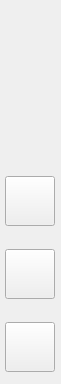
<?xml version="1.0" encoding="UTF-8"?>
<ui version="4.0">
 <class>settingpagebuttons</class>
 <widget class="QWidget" name="settingpagebuttons">
  <property name="geometry">
   <rect>
    <x>0</x>
    <y>0</y>
    <width>61</width>
    <height>384</height>
   </rect>
  </property>
  <property name="windowTitle">
   <string>settingpage</string>
  </property>
  <widget class="QWidget" name="verticalLayoutWidget">
   <property name="geometry">
    <rect>
     <x>0</x>
     <y>0</y>
     <width>61</width>
     <height>381</height>
    </rect>
   </property>
   <layout class="QVBoxLayout" name="verticalLayout" stretch="5,2,2,2">
    <item>
     <spacer name="verticalSpacer">
      <property name="orientation">
       <enum>Qt::Vertical</enum>
      </property>
      <property name="sizeHint" stdset="0">
       <size>
        <width>20</width>
        <height>40</height>
       </size>
      </property>
     </spacer>
    </item>
    <item alignment="Qt::AlignHCenter|Qt::AlignVCenter">
     <widget class="QPushButton" name="setting_save_Button1">
      <property name="sizePolicy">
       <sizepolicy hsizetype="Fixed" vsizetype="Fixed">
        <horstretch>0</horstretch>
        <verstretch>0</verstretch>
       </sizepolicy>
      </property>
      <property name="minimumSize">
       <size>
        <width>50</width>
        <height>50</height>
       </size>
      </property>
      <property name="text">
       <string/>
      </property>
      <property name="icon">
       <iconset>
        <normaloff>../../../RPFASystem/src/viewer/res/images/PNG/资源 26.png</normaloff>../../../RPFASystem/src/viewer/res/images/PNG/资源 26.png</iconset>
      </property>
      <property name="iconSize">
       <size>
        <width>50</width>
        <height>50</height>
       </size>
      </property>
     </widget>
    </item>
    <item alignment="Qt::AlignHCenter|Qt::AlignVCenter">
     <widget class="QPushButton" name="setting_save_Button2">
      <property name="sizePolicy">
       <sizepolicy hsizetype="Fixed" vsizetype="Fixed">
        <horstretch>0</horstretch>
        <verstretch>0</verstretch>
       </sizepolicy>
      </property>
      <property name="minimumSize">
       <size>
        <width>50</width>
        <height>50</height>
       </size>
      </property>
      <property name="text">
       <string/>
      </property>
      <property name="icon">
       <iconset>
        <normaloff>../../../RPFASystem/src/viewer/res/images/PNG/资源 27.png</normaloff>../../../RPFASystem/src/viewer/res/images/PNG/资源 27.png</iconset>
      </property>
      <property name="iconSize">
       <size>
        <width>50</width>
        <height>50</height>
       </size>
      </property>
     </widget>
    </item>
    <item alignment="Qt::AlignHCenter|Qt::AlignVCenter">
     <widget class="QPushButton" name="setting_return_Button">
      <property name="minimumSize">
       <size>
        <width>50</width>
        <height>50</height>
       </size>
      </property>
      <property name="text">
       <string/>
      </property>
      <property name="icon">
       <iconset>
        <normaloff>../../../RPFASystem/src/viewer/res/images/PNG/资源 25.png</normaloff>../../../RPFASystem/src/viewer/res/images/PNG/资源 25.png</iconset>
      </property>
      <property name="iconSize">
       <size>
        <width>50</width>
        <height>50</height>
       </size>
      </property>
     </widget>
    </item>
   </layout>
  </widget>
 </widget>
 <resources/>
 <connections/>
</ui>
